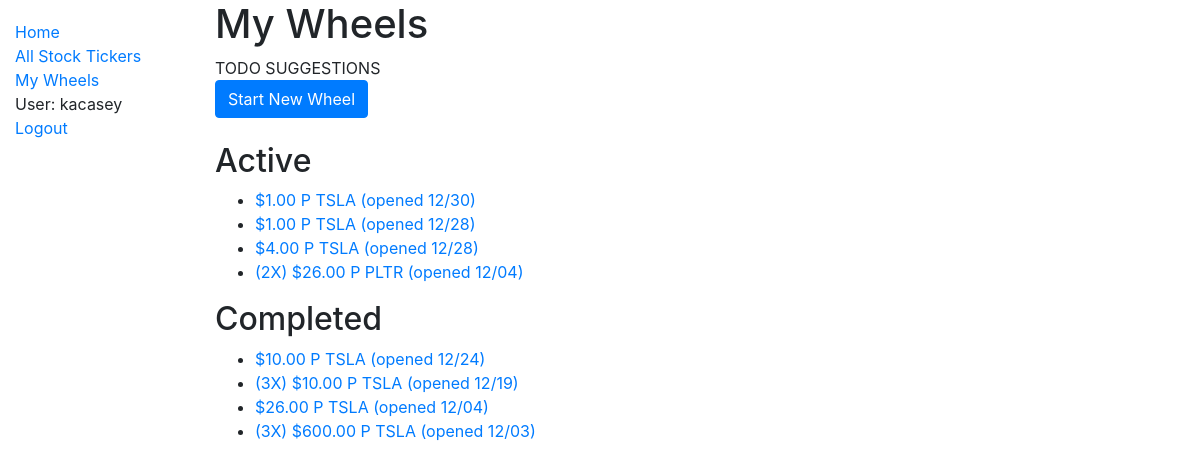
/catalog/wheels/ (signed in), run on an earlier commit of the app's database.
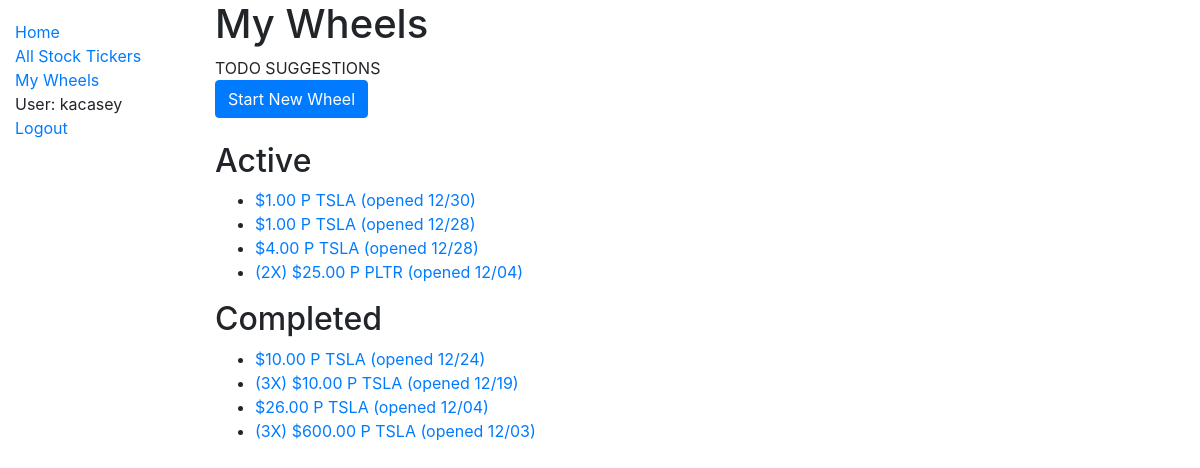
And on a later commit of the database.
### catalog/models.py (models this page shows, shortened)
class OptionWheel(models.Model):
    user = models.ForeignKey(
        settings.AUTH_USER_MODEL,
        on_delete=models.CASCADE,
    )
    stock_ticker = models.ForeignKey(
        'StockTicker',
        on_delete=models.CASCADE,
    )
    quantity = models.IntegerField(default=1)
    is_active = models.BooleanField()
    total_profit = models.DecimalField(max_digits=12, decimal_places=2, default=None, null=True)
    total_days_active = models.IntegerField(default=None, null=True)
    collatoral = models.DecimalField(max_digits=12, decimal_places=2, default=None, null=True)
    def get_first_option_purchase(self):
        return OptionPurchase.objects.filter(option_wheel=self.id).first()
    def get_open_date(self):
        first = self.get_first_option_purchase()
        if first:
            return first.purchase_date.date()
        return datetime.min.date()
    def __str__(self):
        first_option_purchase = self.get_first_option_purchase()
        quantity_str = f"({self.quantity}X) " if self.quantity > 1 else ""
        if first_option_purchase is None:
            return f"{quantity_str}{str(self.stock_ticker)}"
        strike = first_option_purchase.strike
        call_or_put = first_option_purchase.call_or_put
        open = first_option_purchase.purchase_date.strftime('%m/%d')
        return f"{quantity_str}${strike} {call_or_put} {str(self.stock_ticker)} (opened {open})"
    def get_absolute_url(self):
        return reverse('wheel-detail', args=[str(self.id)])

class OptionPurchase(models.Model):
    user = models.ForeignKey(
        settings.AUTH_USER_MODEL,
        on_delete=models.CASCADE,
    )
    option_wheel = models.ForeignKey(
        'OptionWheel',
        on_delete=models.CASCADE,
    )
    purchase_date = models.DateTimeField()
    expiration_date = models.DateField()
    strike = models.DecimalField(max_digits=12, decimal_places=2)
    price_at_date = models.DecimalField(max_digits=12, decimal_places=2)
    premium = models.DecimalField(max_digits=12, decimal_places=2)
    class CallOrPut(models.TextChoices):
        CALL = 'C', _('Call')
        PUT = 'P', _('Put')
    call_or_put = models.CharField(
        max_length=1,
        choices=CallOrPut.choices,
        default=CallOrPut.PUT,
    )

class StockTicker(models.Model):
    name = models.CharField(max_length=200, help_text='Enter a ticker, like TSLA.', unique=True)
    class StockRecommendation(models.TextChoices):
        NONE = 'NO', _('None')
        STABLE = 'ST', _('Stable Choice')
        HIGHVOLATILITY = 'HV', _('High Volatility')
    recommendation = models.CharField(
        max_length=2,
        choices=StockRecommendation.choices,
        default=StockRecommendation.NONE,
    )
    def __str__(self):
        return self.name

### catalog/views.py (the view)
# urls.py: path('wheels/', views.OptionWheelListView.as_view(), name='wheels'),
class OptionWheelListView(LoginRequiredMixin, generic.ListView):
    model = OptionWheel
    context_object_name = 'wheels'
    template_name = 'catalog/optionwheel_list.html'
    def get_queryset(self):
        user = self.request.user
        active = OptionWheel.objects.filter(user=user, is_active=True)
        active_sorted = sorted(active, key=lambda x: x.get_open_date(), reverse=True)
        completed = OptionWheel.objects.filter(user=user, is_active=False)
        completed_sorted = sorted(completed, key=lambda x: x.get_open_date(), reverse=True)
        queryset = {
            'active_wheels': active_sorted,
            'completed_wheels': completed_sorted,
        }
        return queryset

### catalog/templates/catalog/optionwheel_list.html
{% extends "base_generic.html" %}
{% block content %}
  <h1>My Wheels</h1>
  TODO SUGGESTIONS
  <br>
  <a type="button" class="btn btn-primary" href="{% url 'wheel-create' %}">Start New Wheel</a>
  <br>
  <br>
  <h2>Active</h2>
  {% if wheels.active_wheels %}
      <ul>
        {% for wheel in wheels.active_wheels %}
          <li>
            <a href="{{ wheel.get_absolute_url }}">{{ wheel }}</a>
          </li>
        {% endfor %}
      </ul>
  {% else %}
    <p>You have no active wheels</p>
  {% endif %}
  <h2>Completed</h2>
  {% if wheels.completed_wheels %}
      <ul>
        {% for wheel in wheels.completed_wheels %}
          <li>
            <a href="{{ wheel.get_absolute_url }}">{{ wheel }}</a>
          </li>
        {% endfor %}
      </ul>
  {% else %}
    <p>You have no completed wheels</p>
  {% endif %}
{% endblock %}

What changed in the data, as far as the page shows it:
changed through a linked row, OptionWheel: id+quantity+stock_ticker "(2X) $26.00 P PLTR (opened 12/04)" → "(2X) $25.00 P PLTR (opened 12/04)"
